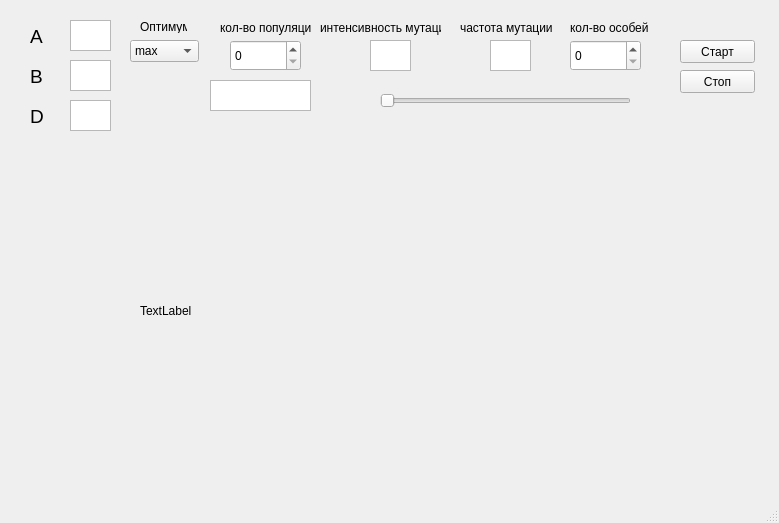
<?xml version="1.0" encoding="UTF-8"?>
<ui version="4.0">
 <class>MainWindow</class>
 <widget class="QMainWindow" name="MainWindow">
  <property name="geometry">
   <rect>
    <x>0</x>
    <y>0</y>
    <width>779</width>
    <height>523</height>
   </rect>
  </property>
  <property name="windowTitle">
   <string>MainWindow</string>
  </property>
  <widget class="QWidget" name="centralwidget">
   <widget class="QPushButton" name="StartBtn">
    <property name="geometry">
     <rect>
      <x>680</x>
      <y>40</y>
      <width>75</width>
      <height>23</height>
     </rect>
    </property>
    <property name="text">
     <string>Старт</string>
    </property>
   </widget>
   <widget class="QPlainTextEdit" name="AEdit">
    <property name="geometry">
     <rect>
      <x>70</x>
      <y>20</y>
      <width>41</width>
      <height>31</height>
     </rect>
    </property>
   </widget>
   <widget class="QPlainTextEdit" name="BEdit">
    <property name="geometry">
     <rect>
      <x>70</x>
      <y>60</y>
      <width>41</width>
      <height>31</height>
     </rect>
    </property>
   </widget>
   <widget class="QPlainTextEdit" name="DEdit">
    <property name="geometry">
     <rect>
      <x>70</x>
      <y>100</y>
      <width>41</width>
      <height>31</height>
     </rect>
    </property>
   </widget>
   <widget class="QLabel" name="ALabel">
    <property name="geometry">
     <rect>
      <x>30</x>
      <y>30</y>
      <width>47</width>
      <height>13</height>
     </rect>
    </property>
    <property name="font">
     <font>
      <pointsize>14</pointsize>
     </font>
    </property>
    <property name="text">
     <string>A</string>
    </property>
   </widget>
   <widget class="QLabel" name="BLabel">
    <property name="geometry">
     <rect>
      <x>30</x>
      <y>70</y>
      <width>47</width>
      <height>13</height>
     </rect>
    </property>
    <property name="font">
     <font>
      <pointsize>14</pointsize>
     </font>
    </property>
    <property name="text">
     <string>B</string>
    </property>
   </widget>
   <widget class="QLabel" name="DLabel">
    <property name="geometry">
     <rect>
      <x>30</x>
      <y>110</y>
      <width>47</width>
      <height>13</height>
     </rect>
    </property>
    <property name="font">
     <font>
      <pointsize>14</pointsize>
     </font>
    </property>
    <property name="text">
     <string>D</string>
    </property>
   </widget>
   <widget class="QSlider" name="Slider">
    <property name="geometry">
     <rect>
      <x>380</x>
      <y>90</y>
      <width>251</width>
      <height>22</height>
     </rect>
    </property>
    <property name="orientation">
     <enum>Qt::Horizontal</enum>
    </property>
   </widget>
   <widget class="QLabel" name="OptimumLabel">
    <property name="geometry">
     <rect>
      <x>140</x>
      <y>20</y>
      <width>47</width>
      <height>13</height>
     </rect>
    </property>
    <property name="text">
     <string>Оптимум</string>
    </property>
   </widget>
   <widget class="QLabel" name="label_5">
    <property name="geometry">
     <rect>
      <x>320</x>
      <y>20</y>
      <width>121</width>
      <height>16</height>
     </rect>
    </property>
    <property name="text">
     <string>интенсивность мутаций</string>
    </property>
   </widget>
   <widget class="QLabel" name="label_6">
    <property name="geometry">
     <rect>
      <x>220</x>
      <y>20</y>
      <width>91</width>
      <height>16</height>
     </rect>
    </property>
    <property name="text">
     <string>кол-во популяций</string>
    </property>
   </widget>
   <widget class="QLabel" name="label_7">
    <property name="geometry">
     <rect>
      <x>460</x>
      <y>20</y>
      <width>101</width>
      <height>16</height>
     </rect>
    </property>
    <property name="text">
     <string>частота мутации</string>
    </property>
   </widget>
   <widget class="QLabel" name="label_8">
    <property name="geometry">
     <rect>
      <x>570</x>
      <y>20</y>
      <width>81</width>
      <height>16</height>
     </rect>
    </property>
    <property name="text">
     <string>кол-во особей</string>
    </property>
   </widget>
   <widget class="QSpinBox" name="CountOsSB">
    <property name="geometry">
     <rect>
      <x>570</x>
      <y>40</y>
      <width>71</width>
      <height>31</height>
     </rect>
    </property>
   </widget>
   <widget class="QSpinBox" name="CountPopSB">
    <property name="geometry">
     <rect>
      <x>230</x>
      <y>40</y>
      <width>71</width>
      <height>31</height>
     </rect>
    </property>
   </widget>
   <widget class="QPlainTextEdit" name="MutStrange">
    <property name="geometry">
     <rect>
      <x>370</x>
      <y>40</y>
      <width>41</width>
      <height>31</height>
     </rect>
    </property>
   </widget>
   <widget class="QPlainTextEdit" name="MutChast">
    <property name="geometry">
     <rect>
      <x>490</x>
      <y>40</y>
      <width>41</width>
      <height>31</height>
     </rect>
    </property>
   </widget>
   <widget class="QPlainTextEdit" name="FunEdit">
    <property name="geometry">
     <rect>
      <x>210</x>
      <y>80</y>
      <width>101</width>
      <height>31</height>
     </rect>
    </property>
    <property name="mouseTracking">
     <bool>true</bool>
    </property>
   </widget>
   <widget class="QComboBox" name="TypeBox">
    <property name="geometry">
     <rect>
      <x>130</x>
      <y>40</y>
      <width>69</width>
      <height>22</height>
     </rect>
    </property>
    <item>
     <property name="text">
      <string>max</string>
     </property>
    </item>
    <item>
     <property name="text">
      <string>min</string>
     </property>
    </item>
   </widget>
   <widget class="QPushButton" name="StopBtn">
    <property name="geometry">
     <rect>
      <x>680</x>
      <y>70</y>
      <width>75</width>
      <height>23</height>
     </rect>
    </property>
    <property name="text">
     <string>Стоп</string>
    </property>
   </widget>
   <widget class="QLabel" name="Graph">
    <property name="geometry">
     <rect>
      <x>140</x>
      <y>150</y>
      <width>531</width>
      <height>321</height>
     </rect>
    </property>
    <property name="acceptDrops">
     <bool>false</bool>
    </property>
    <property name="text">
     <string>TextLabel</string>
    </property>
   </widget>
  </widget>
  <widget class="QMenuBar" name="menubar">
   <property name="geometry">
    <rect>
     <x>0</x>
     <y>0</y>
     <width>779</width>
     <height>21</height>
    </rect>
   </property>
  </widget>
  <widget class="QStatusBar" name="statusbar"/>
 </widget>
 <resources/>
 <connections/>
</ui>
